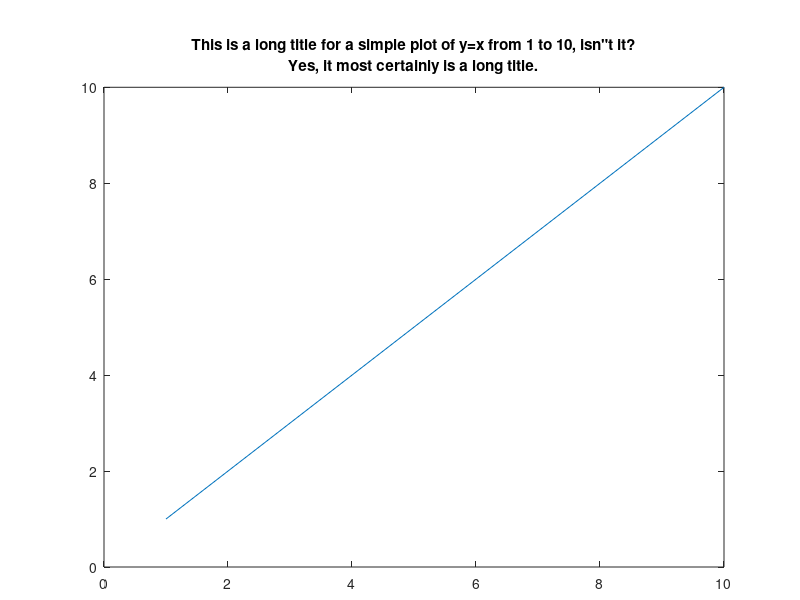

This figure's MATLAB source:
plot(1:10)
title({'This is a long title for a simple plot of y=x from 1 to 10, isn"t it?';'Yes, it most certainly is a long title.'})
disp('This is how it looks before moving the axis')
disp('Press a key to continue')
pause
set(gca, 'Units', 'Normalized')
P=get(gca,'Position');
% Shrink the bottom margin by half its height and enlarge the top margin by the same amount
% (since the axis is the same height before & after)
set(gca, 'Position', [P(1) P(2)/2 P(3) P(4)])
disp('This is how it looks after moving the axis')